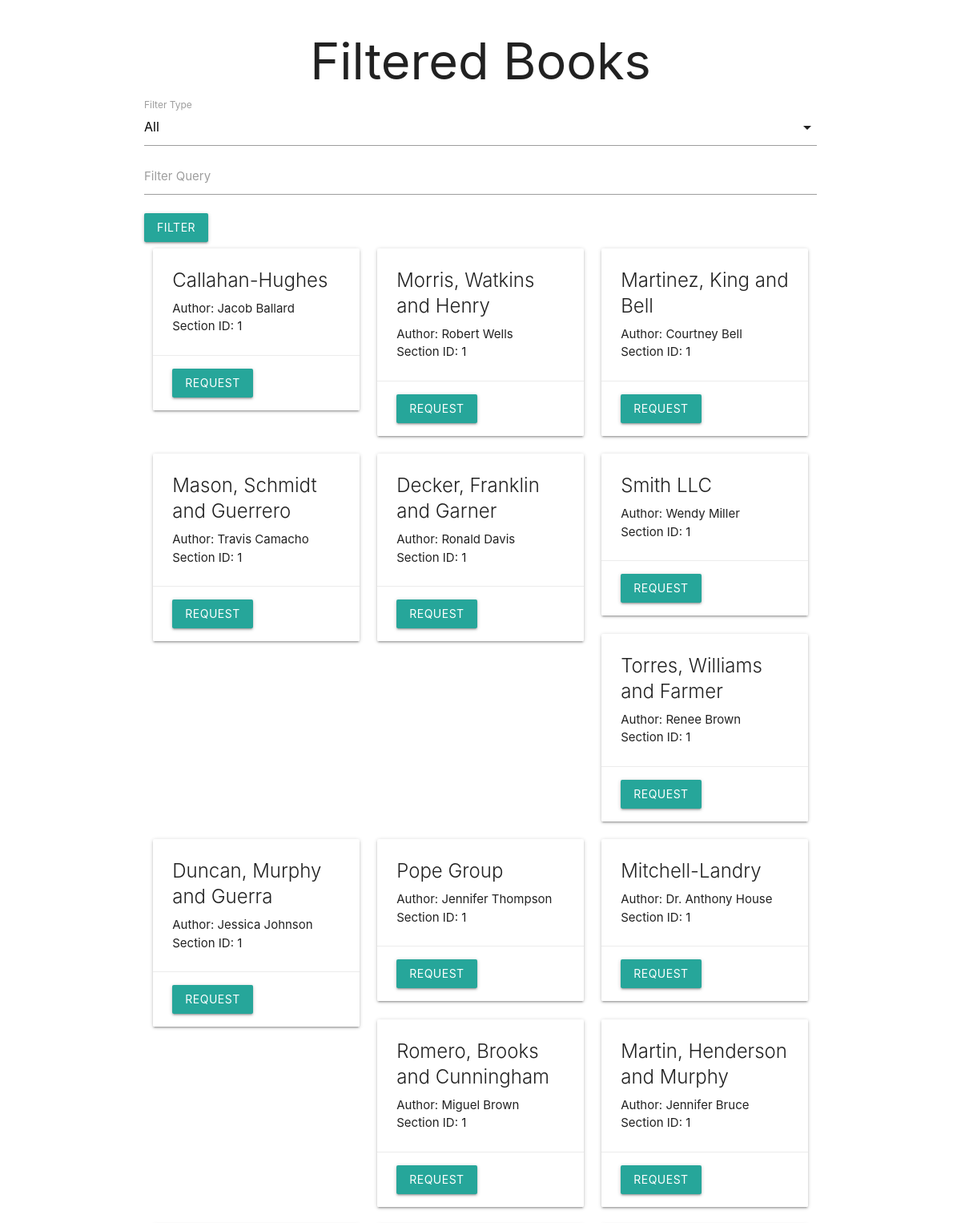
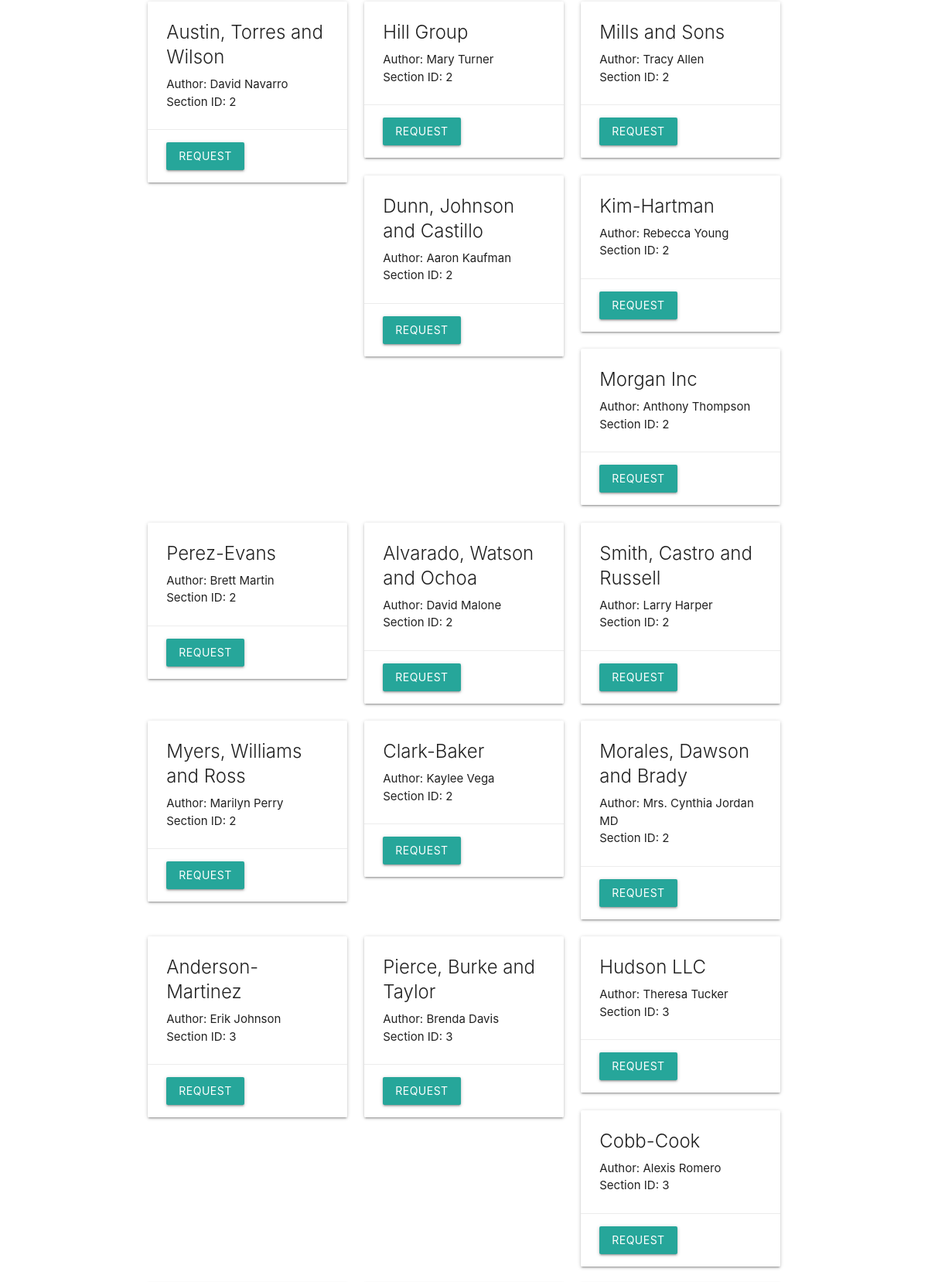
Screenshot of /books/filter (upper part) with the database file from the repository (2 pictures, top to bottom).
### models.py (models this page shows, shortened)
class Book(db.Model):
    __table_name__ = "book"
    id = Column(Integer, primary_key=True)
    name = Column(String(100), nullable=False)
    content = Column(Text, nullable=False)
    author = Column(String(100), nullable=False)
    section_id = Column(Integer, ForeignKey('section.id'), nullable=False)
    user_books = db.relationship('UserBook', back_populates='book', lazy=True)

### app.py (the view)
@app.route('/books/filter', methods=['GET'])
def list_books_by_filter():
    filter_type = request.args.get('filter_type', 'all')
    query = request.args.get('query', '')
    sections = Section.query.all()
    if filter_type == 'section':
        section_id = request.args.get('section_id')
        books = Book.query.filter(Book.section_id == section_id).all()
    elif filter_type == 'author':
        books = Book.query.filter(Book.author.ilike(f"%{query}%")).all()
    else:
        books = Book.query.filter(or_(Book.name.ilike(f"%{query}%"), Book.author.ilike(f"%{query}%"))).all()
    return render_template('books/books_filter.html', books=books, sections=sections, filter_type=filter_type, query=query)

### templates/books/books_filter.html (shortened to what this page needs)
<!DOCTYPE html>
<html lang="en">
<head>
    <link rel="stylesheet" href="https://cdnjs.cloudflare.com/ajax/libs/materialize/1.0.0/css/materialize.min.css">
</head>
<body>
    <div class="container">
        <h1 class="center-align">Filtered Books</h1>
        <form action="/books/filter" method="GET">
            <div class="input-field">
                <label for="filter_type">Filter Type</label>
            </div>
            <div class="input-field" id="query_input" style="display: {% if filter_type != 'section' %}block{% else %}none{% endif %};">
                <input type="text" name="query" id="query" value="{{ query }}">
                <label for="query">Filter Query</label>
            </div>
            <button class="btn waves-effect waves-light" type="submit">Filter</button>
        </form>
        <div class="row">
            {% for book in books %}
            <div class="col s12 m6 l4">
                <div class="card">
                    <div class="card-content">
                        <span class="card-title">{{ book.name }}</span>
                        <p>Author: {{ book.author }}</p>
                        <p>Section ID: {{ book.section_id }}</p>
                    </div>
                    <div class="card-action">
                        <a href="{{ url_for('request_book', book_id=book.id) }}" class="btn waves-effect waves-light">Request</a>
                    </div>
                </div>
            </div>
            {% endfor %}
        </div>
    </div>
</body>
</html>

### rows the page displays
Book: name "Callahan-Hughes", author "Jacob Ballard", section_id "1"
Book: name "Morris, Watkins and Henry", author "Robert Wells", section_id "1"
Book: name "Martinez, King and Bell", author "Courtney Bell", section_id "1"
Book: name "Mason, Schmidt and Guerrero", author "Travis Camacho", section_id "1"
Book: name "Decker, Franklin and Garner", author "Ronald Davis", section_id "1"
Book: name "Smith LLC", author "Wendy Miller", section_id "1"
Book: name "Torres, Williams and Farmer", author "Renee Brown", section_id "1"
Book: name "Duncan, Murphy and Guerra", author "Jessica Johnson", section_id "1"
Book: name "Pope Group", author "Jennifer Thompson", section_id "1"
Book: name "Mitchell-Landry", author "Dr. Anthony House", section_id "1"
Book: name "Romero, Brooks and Cunningham", author "Miguel Brown", section_id "1"
Book: name "Martin, Henderson and Murphy", author "Jennifer Bruce", section_id "1"
Book: name "Austin, Torres and Wilson", author "David Navarro", section_id "2"
Book: name "Hill Group", author "Mary Turner", section_id "2"
Book: name "Mills and Sons", author "Tracy Allen", section_id "2"
Book: name "Dunn, Johnson and Castillo", author "Aaron Kaufman", section_id "2"
Book: name "Kim-Hartman", author "Rebecca Young", section_id "2"
Book: name "Morgan Inc", author "Anthony Thompson", section_id "2"
Book: name "Perez-Evans", author "Brett Martin", section_id "2"
Book: name "Alvarado, Watson and Ochoa", author "David Malone", section_id "2"
Book: name "Smith, Castro and Russell", author "Larry Harper", section_id "2"
Book: name "Myers, Williams and Ross", author "Marilyn Perry", section_id "2"
Book: name "Clark-Baker", author "Kaylee Vega", section_id "2"
Book: name "Morales, Dawson and Brady", author "Mrs. Cynthia Jordan MD", section_id "2"
Book: name "Anderson-Martinez", author "Erik Johnson", section_id "3"
Book: name "Pierce, Burke and Taylor", author "Brenda Davis", section_id "3"
Book: name "Hudson LLC", author "Theresa Tucker", section_id "3"
Book: name "Cobb-Cook", author "Alexis Romero", section_id "3"
